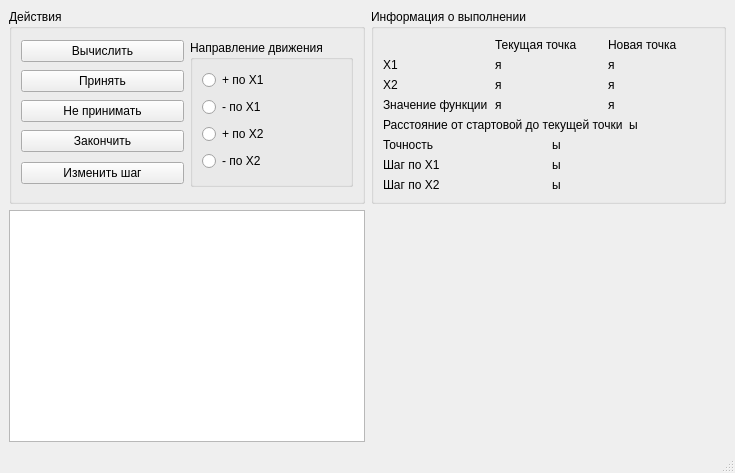
<?xml version="1.0" encoding="UTF-8"?>
<ui version="4.0">
 <class>CWdescentWin</class>
 <widget class="QMainWindow" name="CWdescentWin">
  <property name="geometry">
   <rect>
    <x>0</x>
    <y>0</y>
    <width>735</width>
    <height>473</height>
   </rect>
  </property>
  <property name="windowTitle">
   <string>MainWindow</string>
  </property>
  <widget class="QWidget" name="centralwidget">
   <layout class="QGridLayout" name="gridLayout_3" rowstretch="0,1" columnstretch="1,1">
    <item row="1" column="0">
     <widget class="QListView" name="listView"/>
    </item>
    <item row="0" column="1">
     <widget class="QGroupBox" name="groupBox_2">
      <property name="title">
       <string>Информация о выполнении</string>
      </property>
      <layout class="QVBoxLayout" name="verticalLayout">
       <item>
        <layout class="QGridLayout" name="gridLayout_6">
         <item row="0" column="1">
          <widget class="QLabel" name="label_11">
           <property name="text">
            <string>Текущая точка</string>
           </property>
          </widget>
         </item>
         <item row="0" column="2">
          <widget class="QLabel" name="label_12">
           <property name="text">
            <string>Новая точка</string>
           </property>
          </widget>
         </item>
         <item row="1" column="0">
          <widget class="QLabel" name="label_5">
           <property name="text">
            <string>Х1</string>
           </property>
          </widget>
         </item>
         <item row="1" column="1">
          <widget class="QLabel" name="x1_lb">
           <property name="text">
            <string>я</string>
           </property>
          </widget>
         </item>
         <item row="1" column="2">
          <widget class="QLabel" name="new_x1_lb">
           <property name="text">
            <string>я</string>
           </property>
          </widget>
         </item>
         <item row="2" column="0">
          <widget class="QLabel" name="label_6">
           <property name="text">
            <string>Х2</string>
           </property>
          </widget>
         </item>
         <item row="2" column="1">
          <widget class="QLabel" name="x2_lb">
           <property name="text">
            <string>я</string>
           </property>
          </widget>
         </item>
         <item row="2" column="2">
          <widget class="QLabel" name="new_x2_lb">
           <property name="text">
            <string>я</string>
           </property>
          </widget>
         </item>
         <item row="3" column="0">
          <widget class="QLabel" name="label_10">
           <property name="text">
            <string>Значение функции</string>
           </property>
          </widget>
         </item>
         <item row="3" column="1">
          <widget class="QLabel" name="fsign_lb">
           <property name="text">
            <string>я</string>
           </property>
          </widget>
         </item>
         <item row="3" column="2">
          <widget class="QLabel" name="new_fsign_lb">
           <property name="text">
            <string>я</string>
           </property>
          </widget>
         </item>
        </layout>
       </item>
       <item>
        <layout class="QGridLayout" name="gridLayout_8">
         <item row="0" column="0">
          <widget class="QLabel" name="label_4">
           <property name="text">
            <string>Расстояние от стартовой до текущей точки</string>
           </property>
          </widget>
         </item>
         <item row="0" column="1">
          <widget class="QLabel" name="distance_lb">
           <property name="text">
            <string>ы</string>
           </property>
          </widget>
         </item>
        </layout>
       </item>
       <item>
        <layout class="QGridLayout" name="gridLayout_7">
         <item row="0" column="0">
          <widget class="QLabel" name="label">
           <property name="text">
            <string>Точность</string>
           </property>
          </widget>
         </item>
         <item row="0" column="1">
          <widget class="QLabel" name="precision_lb">
           <property name="text">
            <string>ы</string>
           </property>
          </widget>
         </item>
         <item row="1" column="0">
          <widget class="QLabel" name="label_3">
           <property name="text">
            <string>Шаг по Х1</string>
           </property>
          </widget>
         </item>
         <item row="1" column="1">
          <widget class="QLabel" name="x1_step_lb">
           <property name="text">
            <string>ы</string>
           </property>
          </widget>
         </item>
         <item row="2" column="0">
          <widget class="QLabel" name="label_7">
           <property name="text">
            <string>Шаг по Х2</string>
           </property>
          </widget>
         </item>
         <item row="2" column="1">
          <widget class="QLabel" name="x2_step_lb">
           <property name="text">
            <string>ы</string>
           </property>
          </widget>
         </item>
        </layout>
       </item>
      </layout>
     </widget>
    </item>
    <item row="0" column="0">
     <widget class="QGroupBox" name="groupBox_3">
      <property name="title">
       <string>Действия</string>
      </property>
      <layout class="QGridLayout" name="gridLayout">
       <item row="0" column="0">
        <widget class="QPushButton" name="calculate_bt">
         <property name="text">
          <string>Вычислить</string>
         </property>
        </widget>
       </item>
       <item row="0" column="1" rowspan="5">
        <widget class="QGroupBox" name="groupBox">
         <property name="title">
          <string>Направление движения</string>
         </property>
         <layout class="QGridLayout" name="gridLayout_4">
          <item row="0" column="0">
           <widget class="QRadioButton" name="up_x1_rb">
            <property name="text">
             <string>+ по Х1</string>
            </property>
           </widget>
          </item>
          <item row="1" column="0">
           <widget class="QRadioButton" name="down_x1_rb">
            <property name="text">
             <string>- по Х1</string>
            </property>
           </widget>
          </item>
          <item row="2" column="0">
           <widget class="QRadioButton" name="up_x2_rb">
            <property name="text">
             <string>+ по Х2</string>
            </property>
           </widget>
          </item>
          <item row="3" column="0">
           <widget class="QRadioButton" name="down_x2_rb">
            <property name="text">
             <string>- по Х2</string>
            </property>
           </widget>
          </item>
         </layout>
        </widget>
       </item>
       <item row="1" column="0">
        <widget class="QPushButton" name="accept_bt">
         <property name="text">
          <string>Принять</string>
         </property>
        </widget>
       </item>
       <item row="2" column="0">
        <widget class="QPushButton" name="not_accept_bt">
         <property name="text">
          <string>Не принимать</string>
         </property>
        </widget>
       </item>
       <item row="3" column="0">
        <widget class="QPushButton" name="end_bt">
         <property name="text">
          <string>Закончить</string>
         </property>
        </widget>
       </item>
       <item row="4" column="0">
        <widget class="QPushButton" name="change_step_bt">
         <property name="text">
          <string>Изменить шаг</string>
         </property>
        </widget>
       </item>
      </layout>
     </widget>
    </item>
   </layout>
  </widget>
  <widget class="QMenuBar" name="menubar">
   <property name="geometry">
    <rect>
     <x>0</x>
     <y>0</y>
     <width>735</width>
     <height>24</height>
    </rect>
   </property>
  </widget>
  <widget class="QStatusBar" name="statusbar"/>
 </widget>
 <resources/>
 <connections/>
</ui>
